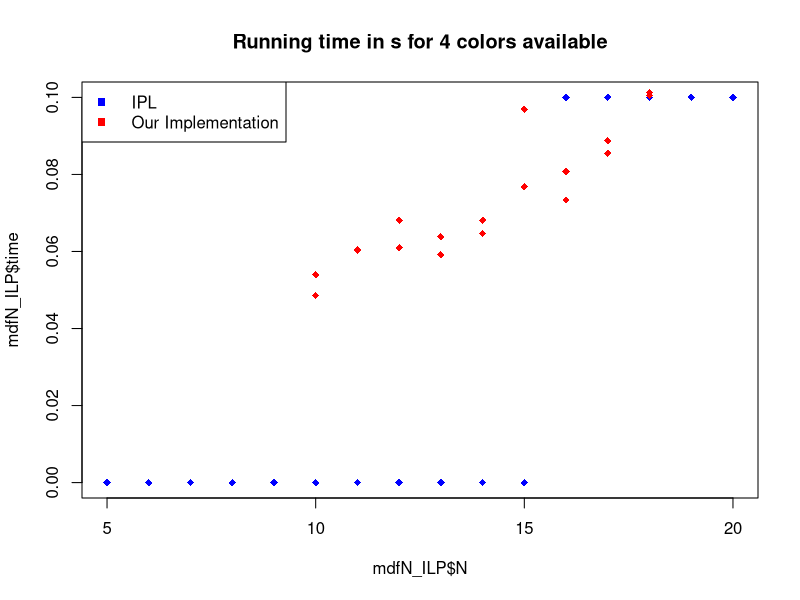
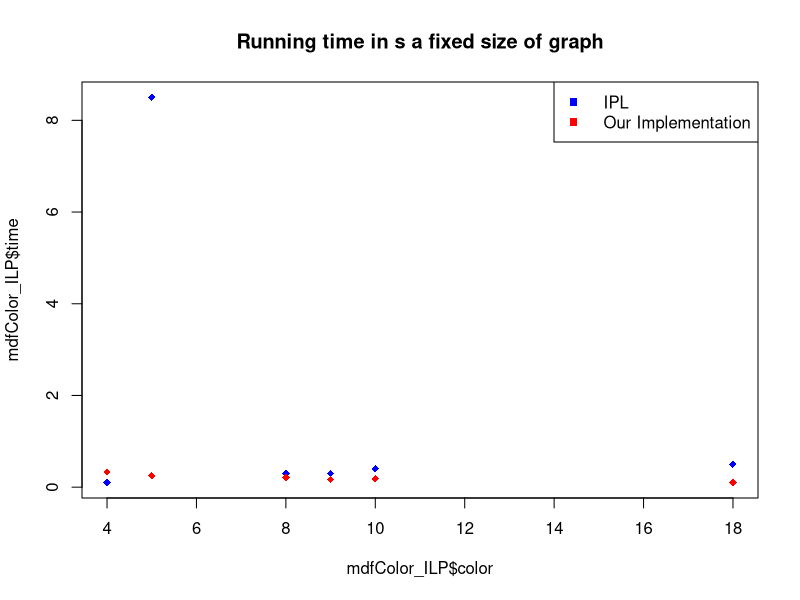

Source code (R) for these figures, in order:
## ---- chunk 1
knitr::opts_chunk$set(echo = TRUE)
## ---- chunk 2
getwd()

setwd("/Users/Marine/Documents/1_KTH/4_Courses/3_RMSW/Script")

getwd()
## ---- chunk 3

mdfN <- read.csv("timeN.txt",header=T,sep=';',stringsAsFactors = F)
mdfColor <- read.csv("timeColor.txt",header=T,sep=';',stringsAsFactors = F)

mdfN_ILP <- read.csv("timeN_ILP.txt",header=T,sep=';',stringsAsFactors = F)
mdfColor_ILP <- read.csv("timeColor_ILP.txt",header=T,sep=';',stringsAsFactors = F)

# check what variables are there
#names(mdfN)
#summary(mdfN)
#names(mdfColor)
#summary(mdfColor)

# conversion ns--> s
 k<-0.000000001
mdfN$time<-k*mdfN$time
mdfColor$time<-k*mdfColor$time
## ---- chunk 4
#Plot timeN 
plot(mdfN_ILP$N, mdfN_ILP$time, main="Running time in s for 4 colors available", pch=18, col="blue")
points(mdfN$N, mdfN$time, pch=18, col="red")

#Legend
legend(x="topleft", legend=c("IPL","Our Implementation"), col=c("blue","red"), pch=c(15,15), lwd=c(0,0))

#Plot timeColor 
plot(mdfColor_ILP$color, mdfColor_ILP$time, main="Running time in s a fixed size of graph", pch=18, col="blue")
points(mdfColor$color, mdfColor$time, pch=18, col="red")
#Legend
legend(x="topright", legend=c("IPL","Our Implementation"), col=c("blue","red"), pch=c(15,15), lwd=c(0,0))

